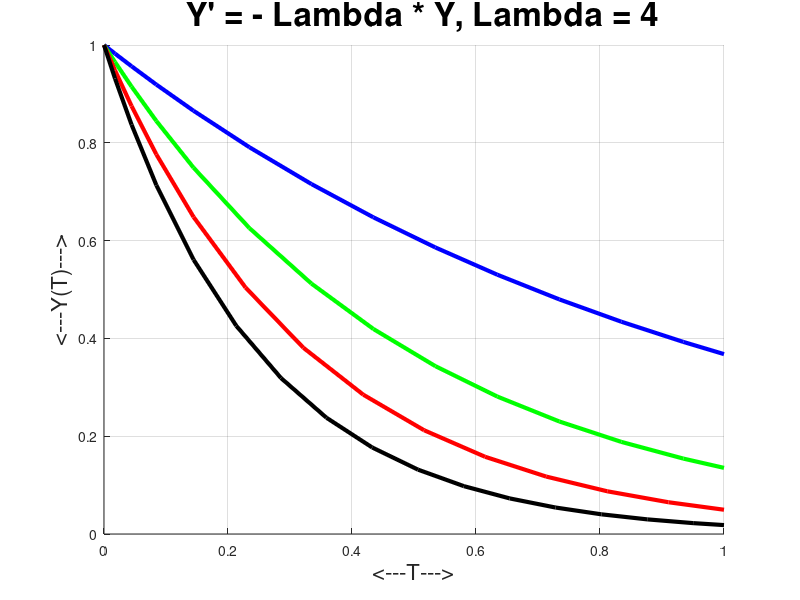

The MATLAB script that drew this image:
function global_variables ( )

%*****************************************************************************80
%
%% GLOBAL_VARIABLES demonstrates how functions can share GLOBAL data.
%
%  Discussion:
%
%    Sometimes, a variable is defined in one function, but needed in
%    another.  Typically, one can get the information from one place to
%    another by passing it through the function argument list.  Sometimes,
%    this is inconvenient, especially if, between the sender and the receiver,
%    there are predefined functions that may not be changed.  
%
%    The GLOBAL statement offers a quick and easy way around this problem.
%    It "reserves" the name of one or more variables.  Any functions using
%    the GLOBAL statement can read or write the values of the variables
%    named there.
%
%    In this example, the main program sets a parameter LAMBDA, and calls
%    MATLAB's ODE23() function, which calls the user function F() to
%    evaluate the right hand side of a differential equation.  The function
%    F() needs to know the value of LAMBDA, and in this example, we use
%    a GLOBAL statement to make it available.
%
%  Licensing:
%
%    This code is distributed under the GNU LGPL license.
%
%  Modified:
%
%    09 May 2014
%
%  Author:
%
%    John Burkardt
%

%
%  The variable name LAMBDA is declared to be global.
%  Any function that wants to see or change this value can do so, as long
%  as it also includes this GLOBAL LAMBDA statement.
%
  global lambda

  fprintf ( 1, '\n' );
  fprintf ( 1, 'GLOBAL_VARIABLES:\n' );
  fprintf ( 1, '  MATLAB version\n' );
  fprintf ( 1, '  Demonstrate how variables may be set in one function\n' );
  fprintf ( 1, '  and accessed in another function, without having to be\n' );
  fprintf ( 1, '  passed through the argument list.  Instead, a GLOBAL\n' );
  fprintf ( 1, '  statement is used.\n' );

  figure ( 1 )
  clf
  hold on

  c = [ 'b', 'g', 'r', 'k' ];

  for i = 1 : 4
%
%  Here, we set LAMBDA.
%
    lambda = i;
    [ t, y ] = ode23 ( @f, [ 0, 1], 1.0 );
    plot ( t, y, c(i), 'Linewidth', 3 );
    s = sprintf ( '  Y'' = - Lambda * Y, Lambda = %g', lambda );
    title ( s, 'Fontsize', 24 );
    grid on
    xlabel ( '<---T--->', 'Fontsize', 16 );
    ylabel ( '<---Y(T)--->', 'Fontsize', 16 );
    pause

  end

  hold off
  print ( '-dpng', 'global_variables.png' );
%
%  Terminate.
%
  fprintf ( 1, '\n' );
  fprintf ( 1, 'GLOBAL_VARIABLES:\n' );
  fprintf ( 1, '  Normal end of execution.\n' );

  return
end
function dydt = f ( t, y )

%*****************************************************************************80
%
%% F evaluates the right hand side of the differential equation.
%
%  Licensing:
%
%    This code is distributed under the GNU LGPL license.
%
%  Modified:
%
%    09 May 2014
%
%  Author:
%
%    John Burkardt
%

%
%  Because this function declares GLOBAL LAMBDA, it shares the same
%  information that is available to the main program.
%
  global lambda

  dydt = - lambda * y;

  return
end
